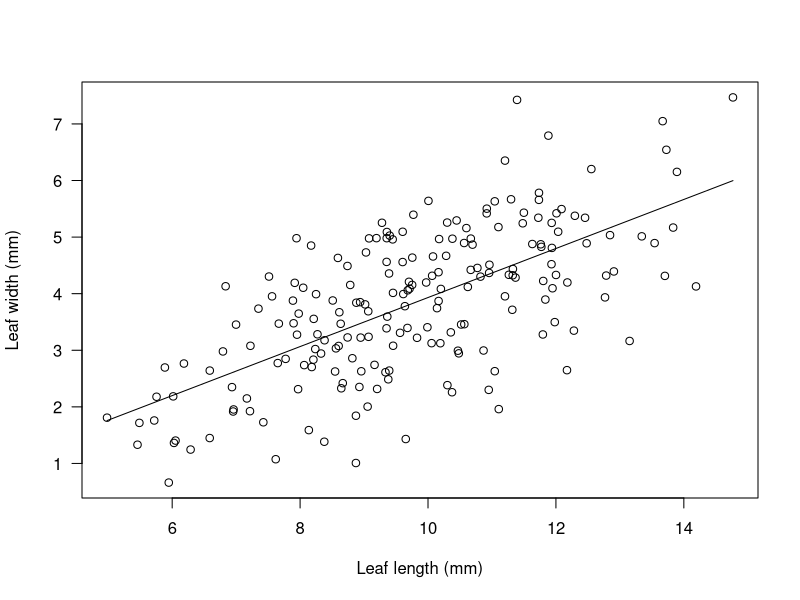

Source code (R):
# Create data
set.seed(85)
x = rnorm(n=200, mean=10, sd=2)
y = 0.4*x + rnorm(200, 0, 1)

# Build model and extract coefficients for slope/intercept
m = lm(y~x)
cf = m$coef

# Create line to keep within data range
newx = seq(min(x), max(x), length.out=200) # New x values
predy = cf[1] + cf[2]*newx # Predicted y values for line

# Plot generated data and add regression line with lines()
plot(x, y, las=1,
     xlab="Leaf length (mm)",
     ylab="Leaf width (mm)")
lines(newx, predy)

# Exercise: Use non-parametric bootstrapping to derive a standard error for 
# the slope of the linear regression

# Setup dataframe and vector to store slope values
slopes <- NULL
df <- data.frame(x,y)

# Run bootstrapping and estimate new slopes
for (i in 1:nrow(df)){
  ndf <- df[sample(nrow(df),replace=T),] # Sample from the dataframe with replacement
  nm <- lm(m, ndf) # fit new data to the model established at the top
  nparam <- nm$coef # Extract parameters
  slopes[i] <- nparam[2] # Save slope
}
sdslopes <- sd(slopes)
sderr <- sdslopes/sqrt(nrow(df))
cat(sdslopes, "\n", sderr)